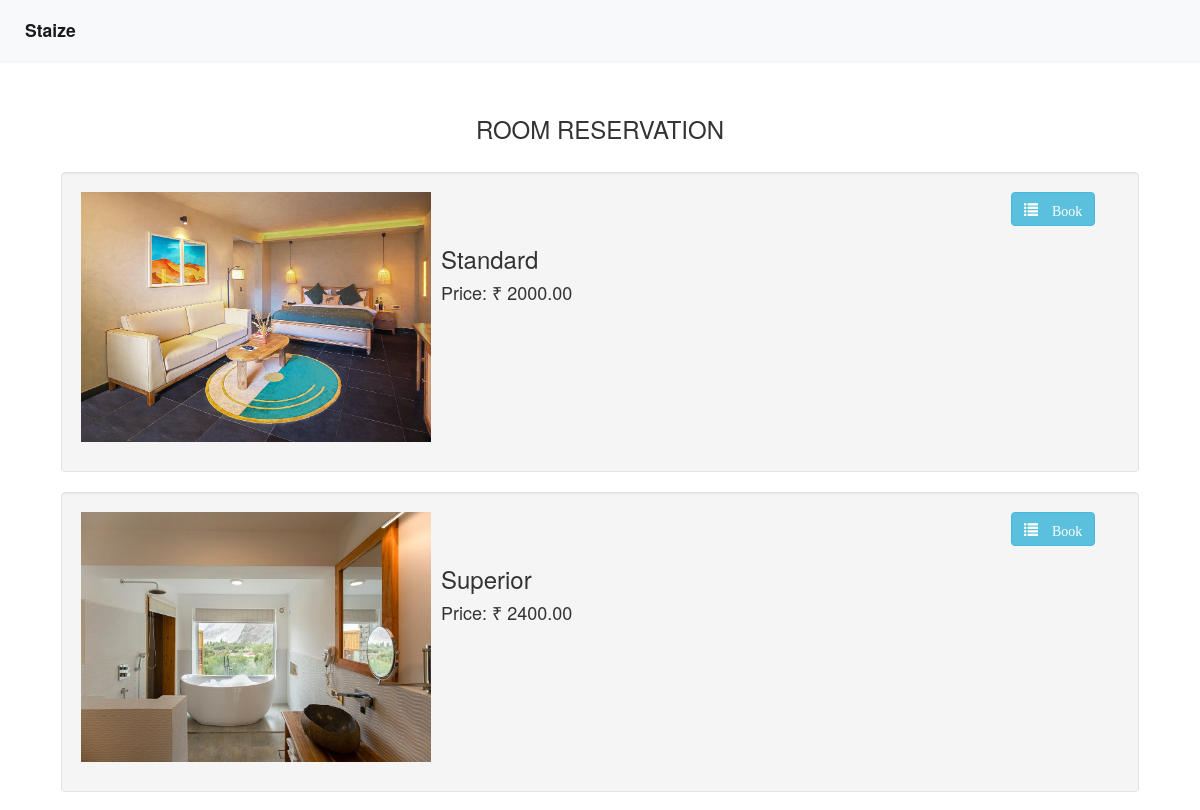
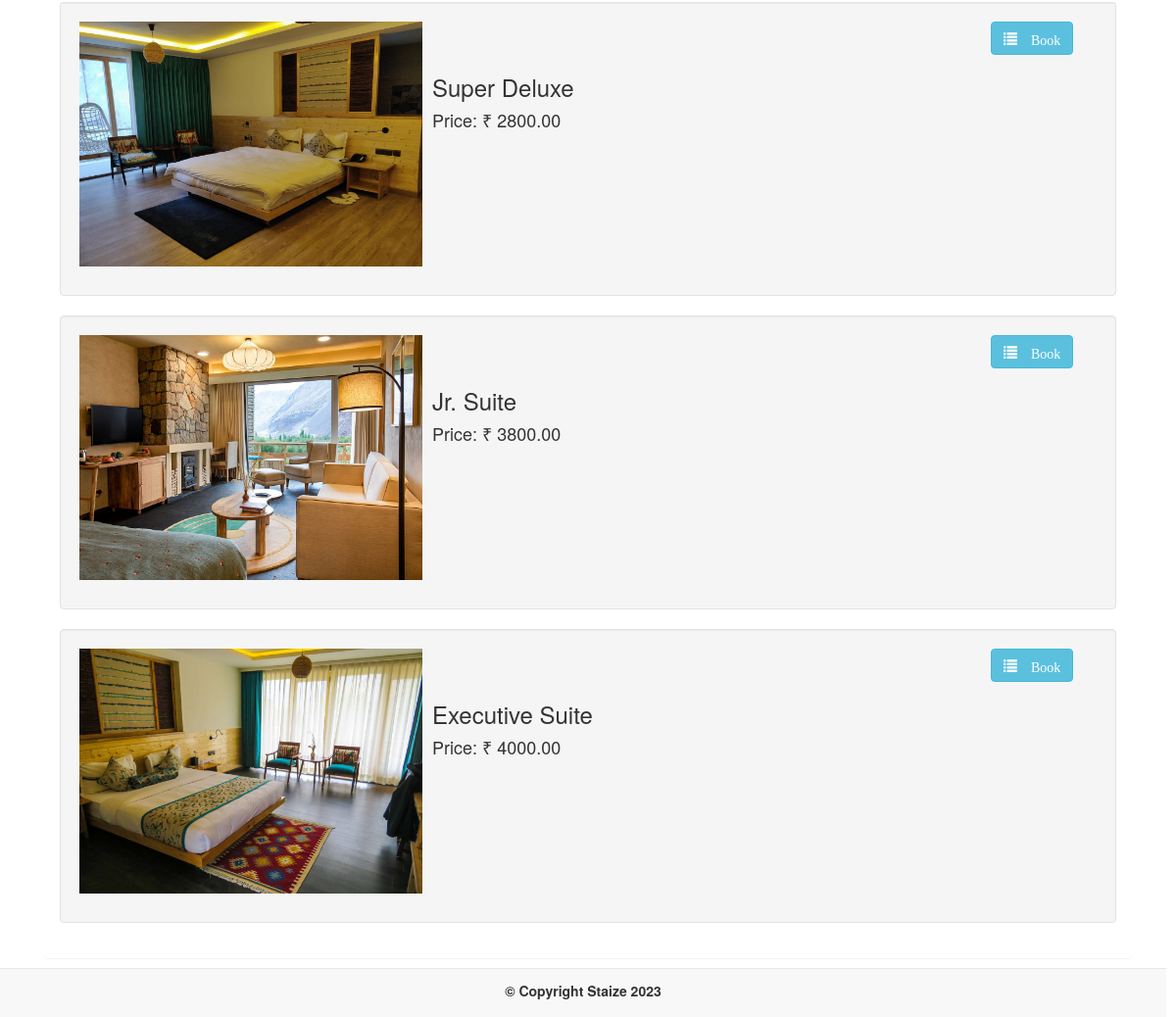
The app's page /reservation.php with its own data (2 pictures, top to bottom).
### tables this page shows
CREATE TABLE `room` (
  `room_id` int(11) NOT NULL,
  `room_type` varchar(50) NOT NULL,
  `price` varchar(11) NOT NULL,
  `photo` varchar(100) NOT NULL
);

### reservation.php (the view, shortened to what this page needs)
<!DOCTYPE html>
<html lang="en">
<head>
	<link href="https://cdn.jsdelivr.net/npm/bootstrap@5.2.0/dist/css/bootstrap.min.css" rel="stylesheet">
	<link rel="stylesheet" href="http://maxcdn.bootstrapcdn.com/bootstrap/3.3.6/css/bootstrap.min.css">
</head>
<body>
	<nav class="navbar navbar-expand-lg bg-light px-lg-3 py-lg-2 shadow-sm navbar-fixed-top">
		<div class="container-fluid">
			<a class="navbar-brand me-5 fw-bold fs-3 h-font" href="index.php">Staize</a>
			<div class="collapse navbar-collapse" id="navbarSupportedContent">
				<ul class="navbar-nav me-auto mb-2 mb-lg-0">
					<li class="nav-item">
						<a class="nav-link me-2" href="index.php">
						</a>
					</li>
					<li class="nav-item">
						<a class="nav-link me-2" href="reservation.php">
						</a>
					</li>
					<li>
						<a class="nav-link me-2" href="contactus.php">
						</a>
					</li>
					<li class="nav-item">
						<a class="nav-link me-2" href="aboutus.php">
						</a>
					</li>
				</ul>
			</div>
		</div>
	</nav><br>
	<div class="container">
		<div class="panel">
			<div class="panel-body">
				<br><br><br>
				<strong>
					<center>
						<h3>ROOM RESERVATION</h3>
					</center>
				</strong>
				<br>
				<?php
				require_once 'admin/connect.php';
				$query = $conn->query("SELECT * FROM `room` ORDER BY `price` ASC") or die(mysqli_connect_error());
				while ($fetch = $query->fetch_array()) {
				?>
					<div class="well" style="height:300px; width:100%;">
						<div style="float:left;">
							<img src="photo/<?php echo $fetch['photo'] ?>" height="250" width="350" />
						</div>
						<a style="margin-left:580px;" href="add_reserve.php?room_id=<?php echo $fetch['room_id'] ?>" class="btn btn-info"><i class="glyphicon glyphicon-list"> Book</i></a>
						<div style="float:left; margin-left:10px;">
							<h3><?php echo $fetch['room_type'] ?></h3>
							<h4><?php echo "Price: ₹ " . $fetch['price'] . ".00" ?></h4>
							<br /><br /><br /><br /><br /><br>
						</div>
					</div>
				<?php
				}
				?>
			</div>
		</div>
	</div>
	<br />
	<br />
	<div style="text-align:right; margin-right:10px;" class="navbar navbar-default navbar-fixed-bottom">
		<label>&copy; Copyright Staize 2023 </label>
	</div>
</body>
</html>

### records on screen
room: photo (picture), room_type "Standard", price "2000"
room: photo (picture), room_type "Superior", price "2400"
room: photo (picture), room_type "Super Deluxe", price "2800"
room: photo (picture), room_type "Jr. Suite", price "3800"
room: photo (picture), room_type "Executive Suite", price "4000"
